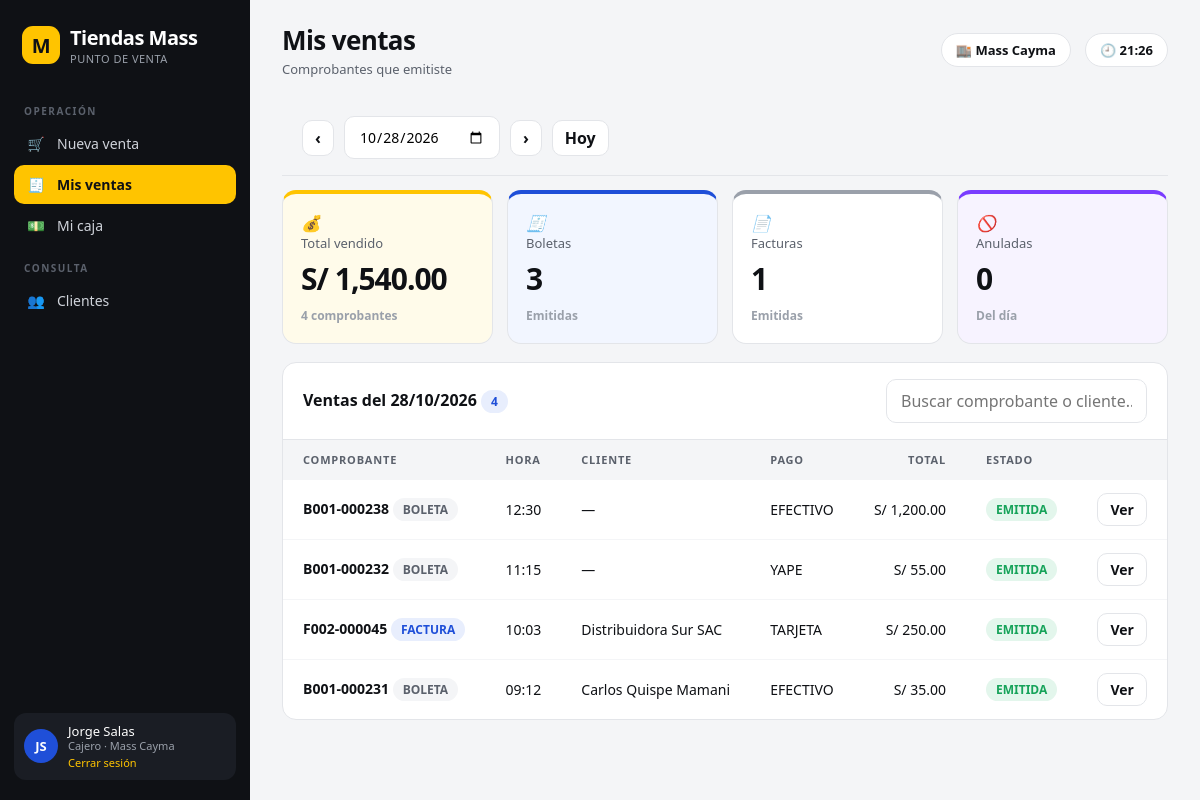
The page /index.php?r=cajero/ventas&fecha=2026-10-28 (signed in) on the database its author committed.
### tables this page shows
CREATE TABLE venta (
    id               INT UNSIGNED  NOT NULL AUTO_INCREMENT,
    sucursal_id      INT UNSIGNED  NOT NULL,
    historia_caja_id INT UNSIGNED  NOT NULL,
    empleado_id      INT UNSIGNED  NOT NULL,
    cliente_id       INT UNSIGNED  NULL,
    tipo_comprobante VARCHAR(7)    NOT NULL,
    serie            CHAR(4)       NOT NULL,
    correlativo      INT UNSIGNED  NOT NULL,
    fecha            DATETIME      NOT NULL,
    subtotal         DECIMAL(10,2) NOT NULL,
    igv              DECIMAL(10,2) NOT NULL,
    total            DECIMAL(10,2) NOT NULL,
    estado           VARCHAR(8)    NOT NULL DEFAULT 'EMITIDA',
    motivo_anulacion VARCHAR(150)  NULL,
    PRIMARY KEY (id),
    CONSTRAINT uq_venta_serie_correlativo UNIQUE (sucursal_id, serie, correlativo),
    CONSTRAINT ck_venta_tipo CHECK (tipo_comprobante IN ('BOLETA', 'FACTURA')),
    CONSTRAINT ck_venta_estado CHECK (estado IN ('EMITIDA', 'ANULADA')),
    CONSTRAINT ck_venta_total CHECK (subtotal >= 0 AND igv >= 0 AND total = subtotal + igv),
    CONSTRAINT ck_venta_factura_cliente CHECK (tipo_comprobante = 'BOLETA' OR cliente_id IS NOT NULL),
    CONSTRAINT fk_venta_sucursal      FOREIGN KEY (sucursal_id)      REFERENCES sucursal (id),
    CONSTRAINT fk_venta_historia_caja FOREIGN KEY (historia_caja_id) REFERENCES historia_caja (id),
    CONSTRAINT fk_venta_empleado      FOREIGN KEY (empleado_id)      REFERENCES empleado (id),
    CONSTRAINT fk_venta_cliente       FOREIGN KEY (cliente_id)       REFERENCES cliente (id)
);

### controllers/CajeroController.php (called while the page is built, shortened)
<?php
class CajeroController extends Controller
{
    public function ventas(): void
    {
        $b = $this->contexto();
        $f = (string)($_GET['fecha'] ?? '');
        $d = DateTime::createFromFormat('Y-m-d', $f);
        $dia = ($d && $d->format('Y-m-d') === $f) ? $f : date('Y-m-d');
        $filas = (new PosRepository())->misVentas((int)Auth::user()['id'], $dia);
        $this->render('cajero/ventas', [
            'titulo' => 'Mis ventas', 'dia' => $dia, 'filas' => $filas,
            'urlDetalle' => self::url('cajero/detalle'),
        ] + $b, false);
    }
    private function contexto(): array
    {
        $pos = new PosRepository();
        $id = (int)Auth::user()['id'];
        $turno = $pos->turno($id);
        return ['turno' => $turno, 'sucursal' => $turno['sucursal'] ?? $pos->sucursalDe($id)];
    }
}

### core/Router.php (called while the page is built, shortened)
<?php
class Router
{
    public static function run(): void
    {
        $r = $_GET['r'] ?? 'dashboard/index';
        [$c, $a] = array_pad(explode('/', $r, 2), 2, 'index');
        (new $class())->$a();
    }
}

### public/index.php (called while the page is built, shortened)
<?php
require ROOT . '/core/helpers.php';
try {
    Router::run();
} catch (PDOException $e) {
    http_response_code(500);
    echo '<h2>Error de base de datos</h2><p>' . e($e->getMessage()) . '</p>'
       . '<p>Revisa <code>config/config.php</code>, que MySQL esté activo en Laragon y que hayas cargado schema.sql y datos.sql.</p>';
}

### core/Auth.php (called while the page is built, shortened)
<?php
class Auth
{
    public static function user(): ?array { return $_SESSION['user'] ?? null; }
}

### core/Database.php (called while the page is built)
<?php
class Database
{
    private static ?PDO $pdo = null;
    public static function pdo(): PDO
    {
        if (!self::$pdo) {
            $c = (require ROOT . '/config/config.php')['db'];
            self::$pdo = new PDO(
                "mysql:host={$c['host']};port={$c['port']};dbname={$c['name']};charset=utf8mb4",
                $c['user'], $c['pass'],
                [
                    PDO::ATTR_ERRMODE => PDO::ERRMODE_EXCEPTION,
                    PDO::ATTR_DEFAULT_FETCH_MODE => PDO::FETCH_ASSOC,
                    PDO::ATTR_EMULATE_PREPARES => false,
                    PDO::MYSQL_ATTR_INIT_COMMAND => "SET time_zone='-05:00'",
                ]
            );
        }
        return self::$pdo;
    }
}

### core/Repository.php (called while the page is built, shortened)
<?php
abstract class Repository
{
    protected function db(): PDO { return Database::pdo(); }
}

### models/repositories/PosRepository.php (called while the page is built, shortened)
<?php
class PosRepository extends Repository
{
    public function misVentas(int $empleadoId, string $dia): array
    {
        $s = $this->db()->prepare("SELECT v.id, CONCAT(v.serie, '-', LPAD(v.correlativo, 6, '0')) AS comprobante,
                v.tipo_comprobante AS tipo, v.fecha, COALESCE(c.nombre, '—') AS cliente, v.total, v.estado,
                (SELECT GROUP_CONCAT(DISTINCT pv.medio_pago ORDER BY pv.medio_pago SEPARATOR ', ')
                   FROM pago_venta pv WHERE pv.venta_id = v.id) AS pagos
            FROM venta v LEFT JOIN cliente c ON c.id = v.cliente_id
            WHERE v.empleado_id = ? AND v.fecha >= ? AND v.fecha < ?
            ORDER BY v.fecha DESC, v.id DESC");
        $s->execute([$empleadoId, $dia, date('Y-m-d', strtotime($dia . ' +1 day'))]);
        return $s->fetchAll();
    }
}

### views/cajero/ventas.php (the view, shortened to what this page needs)
<?php
$emitidas = array_filter($filas, fn($r) => $r['estado'] === 'EMITIDA');
$total = array_sum(array_map(fn($r) => (float)$r['total'], $emitidas));
$boletas = count(array_filter($emitidas, fn($r) => $r['tipo'] === 'BOLETA'));
$facturas = count($emitidas) - $boletas;
$anuladas = count($filas) - count($emitidas);
$prev = date('Y-m-d', strtotime($dia . ' -1 day'));
$next = date('Y-m-d', strtotime($dia . ' +1 day'));
?>
<!DOCTYPE html>
<html lang="es">
<head>
<link rel="stylesheet" href="<?= Controller::base() ?>/css/app.css">
</head>
<body class="cajero">
<?php $activo = 'ventas'; require __DIR__ . '/_nav.php'; ?>
<main>
  <header>
    <h1>Mis ventas<small>Comprobantes que emitiste</small></h1>
    <?php if ($sucursal): ?><span class="chip">🏬 <?= e($sucursal) ?></span><?php endif; ?>
    <span class="chip" id="clock">🕘</span>
  </header>
  <form class="tools" method="get" action="<?= Controller::base() ?>/index.php" style="margin-bottom:14px">
    <a class="btn g sm" href="<?= Controller::url('cajero/ventas', ['fecha' => $prev]) ?>">‹</a>
    <input class="inp" type="date" name="fecha" value="<?= e($dia) ?>" style="width:auto" onchange="this.form.submit()">
    <a class="btn g sm" href="<?= Controller::url('cajero/ventas', ['fecha' => $next]) ?>">›</a>
    <a class="btn g sm" href="<?= Controller::url('cajero/ventas') ?>">Hoy</a>
  </form>
  <div class="kp-grid">
    <div class="kp y"><div class="hd"><i>💰</i><p>Total vendido</p></div><h2><?= money($total) ?></h2><em class="n"><?= count($emitidas) ?> comprobantes</em></div>
    <div class="kp b"><div class="hd"><i>🧾</i><p>Boletas</p></div><h2><?= $boletas ?></h2><em class="n">Emitidas</em></div>
    <div class="kp g"><div class="hd"><i>📄</i><p>Facturas</p></div><h2><?= $facturas ?></h2><em class="n">Emitidas</em></div>
    <div class="kp p"><div class="hd"><i>🚫</i><p>Anuladas</p></div><h2><?= $anuladas ?></h2><em class="n">Del día</em></div>
  </div>
  <div class="tw">
    <div class="tools">
      <h3>Ventas del <?= e(date('d/m/Y', strtotime($dia))) ?> <span class="tag b"><?= count($filas) ?></span></h3>
      <input class="search" data-filtro="tVentas" placeholder="Buscar comprobante o cliente…">
    </div>
    <div class="scroll">
      <table id="tVentas">
        <thead>
          <tr><th>Comprobante</th><th>Hora</th><th>Cliente</th><th>Pago</th><th style="text-align:right">Total</th><th>Estado</th><th></th></tr>
        </thead>
        <tbody>
        <?php foreach ($filas as $v): ?>
          <tr>
            <td><b><?= e($v['comprobante']) ?></b> <?= celda($v['tipo'], 'etiqueta') ?></td>
            <td><?= e(date('H:i', strtotime($v['fecha']))) ?></td>
            <td><?= e($v['cliente']) ?></td>
            <td><?= e($v['pagos'] ?? '—') ?></td>
            <td style="text-align:right"><?= money($v['total']) ?></td>
            <td><?= celda($v['estado'], 'etiqueta') ?></td>
            <td><button type="button" class="btn g sm ver" data-id="<?= (int)$v['id'] ?>">Ver</button></td>
          </tr>
        <?php endforeach; ?>
        </tbody>
      </table>
    </div>
  </div>
</main>
</body>
</html>

### core/helpers.php (shortened to what this page needs)
<?php
function e($v) { return htmlspecialchars((string)$v, ENT_QUOTES, 'UTF-8'); }
function money($n) { return 'S/ ' . number_format((float)$n, 2); }
function celda($v, $t = 'texto') {
    $tags = ['EMITIDA'=>'ok','ANULADA'=>'bad','ABIERTA'=>'ok','CERRADA'=>'','ABIERTO'=>'y','RESUELTO'=>'ok',
        'PRESENTE'=>'ok','TARDANZA'=>'y','FALTA'=>'bad','ENTRADA'=>'ok','SALIDA'=>'b','AJUSTE'=>'y','MERMA'=>'bad',
        'ADMINISTRADOR'=>'b','CAJERO'=>'y','ALMACENERO'=>'','BOLETA'=>'','FACTURA'=>'b'];
    switch ($t) {
        case 'etiqueta': return '<span class="tag ' . ($tags[$v] ?? '') . '">' . e($v) . '</span>';
    }
}

### public/css/app.css (style rules this page uses)
:root { --y:#FFC400;--y2:#FFE27A;--b:#1F4FD8;--b2:#E8EEFD;--k:#0F1115;--g1:#F4F5F7;--g2:#E3E5E9;--g3:#9AA0AA;--g4:#5B616C;--ok:#17a35a;--bad:#d93a3a;--r:14px }
* { box-sizing:border-box;margin:0;padding:0 }
body { font-family:'Segoe UI',system-ui,sans-serif;background:var(--g1);color:var(--k);display:flex;min-height:100vh }
a { color:inherit;text-decoration:none }
main { flex:1;min-width:0;padding:0 32px 40px }
header { display:flex;align-items:center;gap:14px;padding:22px 0 }
header h1 { font-size:26px;letter-spacing:-.6px }
.btn { display:inline-block;background:var(--b);color:#fff;border:0;border-radius:10px;padding:10px 18px;font:inherit;font-weight:600;cursor:pointer }
.btn.g { background:#fff;color:var(--k);border:1px solid var(--g2) }
.tw { background:#fff;border-radius:var(--r);border:1px solid var(--g2);overflow:hidden;margin-bottom:20px }
.tools { display:flex;gap:10px;padding:16px 20px;border-bottom:1px solid var(--g2);align-items:center;flex-wrap:wrap }
.tools h3 { flex:1;font-size:16px;min-width:120px }
.search { background:#fff;border:1px solid var(--g2);border-radius:10px;padding:10px 14px;font:inherit;outline:none }
.scroll { overflow-x:auto }
table { width:100%;border-collapse:collapse;font-size:14px }
th { text-align:left;font-size:11px;text-transform:uppercase;letter-spacing:.8px;color:var(--g4);background:var(--g1);padding:12px 20px;white-space:nowrap }
td { padding:13px 20px;border-top:1px solid var(--g1);white-space:nowrap }
.tag { display:inline-block;padding:3px 10px;border-radius:20px;font-size:12px;font-weight:600;background:var(--g1);color:var(--g4) }
.tag.ok { background:#e3f6ec;color:var(--ok) }
.tag.b { background:var(--b2);color:var(--b) }
body.cajero header { flex-wrap:wrap }
body.cajero header h1 { flex:1;min-width:180px }
body.cajero header h1 small { display:block;font-size:13px;font-weight:500;color:var(--g4);letter-spacing:0;margin-top:2px }
.chip { display:inline-flex;align-items:center;gap:6px;background:#fff;border:1px solid var(--g2);border-radius:20px;padding:7px 14px;font-size:13px;font-weight:600 }
.kp-grid { display:grid;grid-template-columns:repeat(auto-fit,minmax(210px,1fr));gap:14px;margin-bottom:18px }
.kp { background:#fff;border:1px solid var(--g2);border-top:4px solid var(--g3);border-radius:var(--r);padding:18px }
.kp.y { border-top-color:var(--y);background:#FFFBEA }
.kp.b { border-top-color:var(--b);background:#F2F6FF }
.kp.p { border-top-color:#7a3cff;background:#F7F3FF }
.kp p { font-size:13px;color:var(--g4) }
.kp h2 { font-size:30px;margin:6px 0 4px;letter-spacing:-1px }
.kp em { font-style:normal;font-size:12px;font-weight:600;color:var(--ok) }
.kp em.n { color:var(--g3) }
body.cajero .inp { background:#fff;border:1px solid var(--g2);border-radius:10px;padding:10px 14px;font:inherit;font-size:14px;outline:none;width:100% }
body.cajero .btn.sm { padding:6px 12px }

### rows shown on the page
venta: comprobante "B001-000238", tipo_comprobante "BOLETA EMITIDA", fecha "12:30", cliente "—", pagos "EFECTIVO", total "S/ 1,200.00"
venta: comprobante "B001-000232", tipo_comprobante "BOLETA EMITIDA", fecha "11:15", cliente "—", pagos "YAPE", total "S/ 55.00"
venta: comprobante "F002-000045", tipo_comprobante "FACTURA EMITIDA", fecha "10:03", cliente "Distribuidora Sur SAC", pagos "TARJETA", total "S/ 250.00"
venta: comprobante "B001-000231", tipo_comprobante "BOLETA EMITIDA", fecha "09:12", cliente "Carlos Quispe Mamani", pagos "EFECTIVO", total "S/ 35.00"

### other values the page prints
$grupo "OPERACIÓN"
$ico "🛒"
$texto "Nueva venta"
$ico "🧾"
$texto "Mis ventas"
$ico "💵"
$texto "Mi caja"
$grupo "CONSULTA"
$ico "👥"
$texto "Clientes"
$iniciales "JS"
$user['nombre'] "Jorge Salas"
$sucursal "Mass Cayma"
money($total) "S/ 1,540.00"
count($emitidas) "4"
